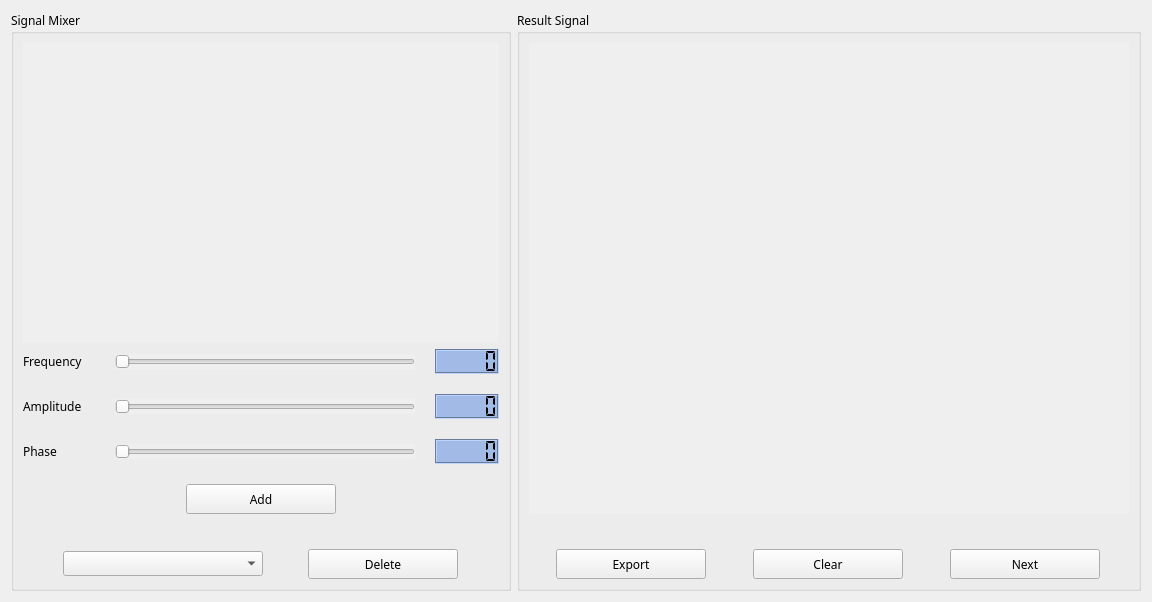
      <widget class="QWidget" name="tab_composer">
       <attribute name="title">
        <string>Composer</string>
       </attribute>
       <layout class="QGridLayout" name="gridLayout_28">
        <item row="0" column="0">
         <layout class="QGridLayout" name="gridLayout_12" columnstretch="2,3">
          <item row="0" column="1">
           <widget class="QGroupBox" name="groupBox_result_signal">
            <property name="maximumSize">
             <size>
              <width>16777215</width>
              <height>16777215</height>
             </size>
            </property>
            <property name="font">
             <font>
              <family>Segoe UI Semibold</family>
              <pointsize>9</pointsize>
             </font>
            </property>
            <property name="autoFillBackground">
             <bool>true</bool>
            </property>
            <property name="title">
             <string>Result Signal</string>
            </property>
            <layout class="QGridLayout" name="gridLayout_7">
             <item row="0" column="0">
              <layout class="QGridLayout" name="gridLayout_6" rowstretch="3,1">
               <property name="verticalSpacing">
                <number>35</number>
               </property>
               <item row="0" column="0">
                <widget class="PlotWidget" name="plotwidget_result" native="true">
                 <property name="sizePolicy">
                  <sizepolicy hsizetype="Preferred" vsizetype="Preferred">
                   <horstretch>0</horstretch>
                   <verstretch>0</verstretch>
                  </sizepolicy>
                 </property>
                 <property name="minimumSize">
                  <size>
                   <width>600</width>
                   <height>300</height>
                  </size>
                 </property>
                 <property name="maximumSize">
                  <size>
                   <width>16777215</width>
                   <height>16777215</height>
                  </size>
                 </property>
                 <property name="font">
                  <font>
                   <family>Segoe UI Semibold</family>
                  </font>
                 </property>
                 <property name="autoFillBackground">
                  <bool>true</bool>
                 </property>
                </widget>
               </item>
               <item row="1" column="0">
                <layout class="QGridLayout" name="gridLayout_5" rowstretch="0" columnstretch="0,0,0">
                 <property name="horizontalSpacing">
                  <number>20</number>
                 </property>
                 <item row="0" column="1">
                  <widget class="QPushButton" name="pushButton_clear">
                   <property name="minimumSize">
                    <size>
                     <width>0</width>
                     <height>30</height>
                    </size>
                   </property>
                   <property name="maximumSize">
                    <size>
                     <width>150</width>
                     <height>16777215</height>
                    </size>
                   </property>
                   <property name="font">
                    <font>
                     <family>Segoe UI Semibold</family>
                     <pointsize>9</pointsize>
                    </font>
                   </property>
                   <property name="cursor">
                    <cursorShape>PointingHandCursor</cursorShape>
                   </property>
                   <property name="toolTip">
                    <string>Clear the result signal</string>
                   </property>
                   <property name="autoFillBackground">
                    <bool>false</bool>
                   </property>
                   <property name="text">
                    <string>Clear</string>
                   </property>
                   <property name="icon">
                    <iconset>
                     <normaloff>DSP/task 2/icons/clear2.png</normaloff>DSP/task 2/icons/clear2.png</iconset>
                   </property>
                   <property name="iconSize">
                    <size>
                     <width>15</width>
                     <height>20</height>
                    </size>
                   </property>
                   <property name="shortcut">
                    <string>Ctrl+L</string>
                   </property>
                  </widget>
                 </item>
                 <item row="0" column="2">
                  <widget class="QPushButton" name="pushButton_next">
                   <property name="minimumSize">
                    <size>
                     <width>0</width>
                     <height>30</height>
                    </size>
                   </property>
                   <property name="maximumSize">
                    <size>
                     <width>150</width>
                     <height>16777215</height>
                    </size>
                   </property>
                   <property name="font">
                    <font>
                     <family>Segoe UI Semibold</family>
                     <pointsize>9</pointsize>
                    </font>
                   </property>
                   <property name="cursor">
                    <cursorShape>PointingHandCursor</cursorShape>
                   </property>
                   <property name="toolTip">
                    <string>Go to the sampler </string>
                   </property>
                   <property name="layoutDirection">
                    <enum>Qt::RightToLeft</enum>
                   </property>
                   <property name="autoFillBackground">
                    <bool>false</bool>
                   </property>
                   <property name="text">
                    <string>Next</string>
                   </property>
                   <property name="icon">
                    <iconset>
                     <normaloff>DSP/task 2/icons/next2.png</normaloff>DSP/task 2/icons/next2.png</iconset>
                   </property>
                   <property name="shortcut">
                    <string>Right</string>
                   </property>
                   <property name="flat">
                    <bool>false</bool>
                   </property>
                  </widget>
                 </item>
                 <item row="0" column="0">
                  <widget class="QPushButton" name="pushButton_export">
                   <property name="minimumSize">
                    <size>
                     <width>0</width>
                     <height>30</height>
                    </size>
                   </property>
                   <property name="maximumSize">
                    <size>
                     <width>150</width>
                     <height>16777215</height>
                    </size>
                   </property>
                   <property name="font">
                    <font>
                     <family>Segoe UI Semibold</family>
                     <pointsize>9</pointsize>
                    </font>
                   </property>
                   <property name="cursor">
                    <cursorShape>PointingHandCursor</cursorShape>
                   </property>
                   <property name="toolTip">
                    <string>Export the result signal to a csv file</string>
                   </property>
                   <property name="autoFillBackground">
                    <bool>false</bool>
                   </property>
                   <property name="text">
                    <string>Export</string>
                   </property>
                   <property name="icon">
                    <iconset>
                     <normaloff>DSP/task 2/icons/export2.png</normaloff>DSP/task 2/icons/export2.png</iconset>
                   </property>
                   <property name="iconSize">
                    <size>
                     <width>25</width>
                     <height>25</height>
                    </size>
                   </property>
                   <property name="shortcut">
                    <string>Ctrl+E</string>
                   </property>
                  </widget>
                 </item>
                </layout>
               </item>
              </layout>
             </item>
            </layout>
           </widget>
          </item>
          <item row="0" column="0">
           <widget class="QGroupBox" name="groupBox_signal_mixer">
            <property name="sizePolicy">
             <sizepolicy hsizetype="Preferred" vsizetype="Preferred">
              <horstretch>0</horstretch>
              <verstretch>0</verstretch>
             </sizepolicy>
            </property>
            <property name="minimumSize">
             <size>
              <width>500</width>
              <height>0</height>
             </size>
            </property>
            <property name="maximumSize">
             <size>
              <width>16777215</width>
              <height>16777215</height>
             </size>
            </property>
            <property name="font">
             <font>
              <family>Segoe UI Semibold</family>
              <pointsize>9</pointsize>
             </font>
            </property>
            <property name="autoFillBackground">
             <bool>true</bool>
            </property>
            <property name="styleSheet">
             <string notr="true"/>
            </property>
            <property name="title">
             <string>Signal Mixer</string>
            </property>
            <layout class="QGridLayout" name="gridLayout_16">
             <item row="0" column="0">
              <layout class="QGridLayout" name="gridLayout_15">
               <item row="0" column="0">
                <widget class="PlotWidget" name="plotwidget_mixer" native="true">
                 <property name="minimumSize">
                  <size>
                   <width>0</width>
                   <height>300</height>
                  </size>
                 </property>
                 <property name="maximumSize">
                  <size>
                   <width>16777215</width>
                   <height>550</height>
                  </size>
                 </property>
                 <property name="font">
                  <font>
                   <family>Segoe UI Semibold</family>
                  </font>
                 </property>
                 <property name="autoFillBackground">
                  <bool>true</bool>
                 </property>
                </widget>
               </item>
               <item row="1" column="0">
                <layout class="QGridLayout" name="gridLayout_8">
                 <property name="horizontalSpacing">
                  <number>7</number>
                 </property>
                 <property name="verticalSpacing">
                  <number>35</number>
                 </property>
                 <item row="0" column="0">
                  <layout class="QGridLayout" name="gridLayout_3">
                   <property name="verticalSpacing">
                    <number>20</number>
                   </property>
                   <item row="0" column="0">
                    <layout class="QGridLayout" name="gridLayout">
                     <property name="verticalSpacing">
                      <number>20</number>
                     </property>
                     <item row="0" column="0">
                      <layout class="QGridLayout" name="gridLayout_9">
                       <property name="horizontalSpacing">
                        <number>20</number>
                       </property>
                       <item row="0" column="1">
                        <widget class="QSlider" name="horizontalSlider_freq">
                         <property name="maximumSize">
                          <size>
                           <width>16777215</width>
                           <height>16777215</height>
                          </size>
                         </property>
                         <property name="cursor">
                          <cursorShape>PointingHandCursor</cursorShape>
                         </property>
                         <property name="toolTip">
                          <string>Frequency</string>
                         </property>
                         <property name="autoFillBackground">
                          <bool>true</bool>
                         </property>
                         <property name="orientation">
                          <enum>Qt::Horizontal</enum>
                         </property>
                        </widget>
                       </item>
                       <item row="0" column="2">
                        <widget class="QLCDNumber" name="lcdNumber_freq">
                         <property name="minimumSize">
                          <size>
                           <width>0</width>
                           <height>25</height>
                          </size>
                         </property>
                         <property name="maximumSize">
                          <size>
                           <width>16777215</width>
                           <height>16777215</height>
                          </size>
                         </property>
                         <property name="toolTip">
                          <string>Frequency</string>
                         </property>
                         <property name="styleSheet">
                          <string notr="true">
background-color: rgb(161, 186, 230);
</string>
                         </property>
                         <property name="frameShadow">
                          <enum>QFrame::Sunken</enum>
                         </property>
                         <property name="smallDecimalPoint">
                          <bool>false</bool>
                         </property>
                         <property name="segmentStyle">
                          <enum>QLCDNumber::Flat</enum>
                         </property>
                        </widget>
                       </item>
                       <item row="0" column="0">
                        <widget class="QLabel" name="label_freq">
                         <property name="minimumSize">
                          <size>
                           <width>72</width>
                           <height>0</height>
                          </size>
                         </property>
                         <property name="font">
                          <font>
                           <family>Segoe UI Semibold</family>
                           <pointsize>9</pointsize>
                          </font>
                         </property>
                         <property name="toolTip">
                          <string>Frequency</string>
                         </property>
                         <property name="text">
                          <string>Frequency</string>
                         </property>
                        </widget>
                       </item>
                      </layout>
                     </item>
                     <item row="1" column="0">
                      <layout class="QGridLayout" name="gridLayout_10">
                       <property name="horizontalSpacing">
                        <number>20</number>
                       </property>
                       <item row="0" column="0">
                        <widget class="QLabel" name="label_amplitude">
                         <property name="minimumSize">
                          <size>
                           <width>72</width>
                           <height>0</height>
                          </size>
                         </property>
                         <property name="font">
                          <font>
                           <family>Segoe UI Semibold</family>
                           <pointsize>9</pointsize>
                          </font>
                         </property>
                         <property name="toolTip">
                          <string>Amplitude</string>
                         </property>
                         <property name="text">
                          <string>Amplitude</string>
                         </property>
                        </widget>
                       </item>
                       <item row="0" column="2">
                        <widget class="QLCDNumber" name="lcdNumber_amplitude">
                         <property name="minimumSize">
                          <size>
                           <width>0</width>
                           <height>25</height>
                          </size>
                         </property>
                         <property name="maximumSize">
                          <size>
                           <width>16777215</width>
                           <height>16777215</height>
                          </size>
                         </property>
                         <property name="toolTip">
                          <string>Amplitude</string>
                         </property>
                         <property name="autoFillBackground">
                          <bool>false</bool>
                         </property>
                         <property name="styleSheet">
                          <string notr="true">background-color: rgb(161, 186, 230);
color: rgb(0, 0, 0);</string>
                         </property>
                         <property name="frameShadow">
                          <enum>QFrame::Sunken</enum>
                         </property>
                         <property name="lineWidth">
                          <number>1</number>
                         </property>
                         <property name="segmentStyle">
                          <enum>QLCDNumber::Flat</enum>
                         </property>
                        </widget>
                       </item>
                       <item row="0" column="1">
                        <widget class="QSlider" name="horizontalSlider_amplitude">
                         <property name="maximumSize">
                          <size>
                           <width>16777215</width>
                           <height>16777215</height>
                          </size>
                         </property>
                         <property name="cursor">
                          <cursorShape>PointingHandCursor</cursorShape>
                         </property>
                         <property name="toolTip">
                          <string>Amplitude</string>
                         </property>
                         <property name="autoFillBackground">
                          <bool>true</bool>
                         </property>
                         <property name="orientation">
                          <enum>Qt::Horizontal</enum>
                         </property>
                        </widget>
                       </item>
                      </layout>
                     </item>
                     <item row="2" column="0">
                      <layout class="QGridLayout" name="gridLayout_11">
                       <property name="horizontalSpacing">
                        <number>20</number>
                       </property>
                       <item row="0" column="1">
                        <widget class="QSlider" name="horizontalSlider_phase">
                         <property name="maximumSize">
                          <size>
                           <width>16777215</width>
                           <height>16777215</height>
                          </size>
                         </property>
                         <property name="cursor">
                          <cursorShape>PointingHandCursor</cursorShape>
                         </property>
                         <property name="toolTip">
                          <string>Phase</string>
                         </property>
                         <property name="autoFillBackground">
                          <bool>true</bool>
                         </property>
                         <property name="orientation">
                          <enum>Qt::Horizontal</enum>
                         </property>
                        </widget>
                       </item>
                       <item row="0" column="2">
                        <widget class="QLCDNumber" name="lcdNumber_phase">
                         <property name="minimumSize">
                          <size>
                           <width>0</width>
                           <height>25</height>
                          </size>
                         </property>
                         <property name="maximumSize">
                          <size>
                           <width>16777215</width>
                           <height>16777215</height>
                          </size>
                         </property>
                         <property name="toolTip">
                          <string>Phase</string>
                         </property>
                         <property name="styleSheet">
                          <string notr="true">background-color: rgb(161, 186, 230);
</string>
                         </property>
                         <property name="frameShadow">
                          <enum>QFrame::Sunken</enum>
                         </property>
                         <property name="smallDecimalPoint">
                          <bool>false</bool>
                         </property>
                         <property name="segmentStyle">
                          <enum>QLCDNumber::Flat</enum>
                         </property>
                        </widget>
                       </item>
                       <item row="0" column="0">
                        <widget class="QLabel" name="label_phase">
                         <property name="minimumSize">
                          <size>
                           <width>72</width>
                           <height>0</height>
                          </size>
                         </property>
                         <property name="font">
                          <font>
                           <family>Segoe UI Semibold</family>
                           <pointsize>9</pointsize>
                          </font>
                         </property>
                         <property name="toolTip">
                          <string>Phase</string>
                         </property>
                         <property name="text">
                          <string>Phase</string>
                         </property>
                        </widget>
                       </item>
                      </layout>
                     </item>
                    </layout>
                   </item>
                   <item row="1" column="0">
                    <layout class="QGridLayout" name="gridLayout_2">
                     <item row="0" column="0">
                      <spacer name="horizontalSpacer_2">
                       <property name="orientation">
                        <enum>Qt::Horizontal</enum>
                       </property>
                       <property name="sizeHint" stdset="0">
                        <size>
                         <width>40</width>
                         <height>20</height>
                        </size>
                       </property>
                      </spacer>
                     </item>
                     <item row="0" column="1">
                      <widget class="QPushButton" name="pushButton_add">
                       <property name="minimumSize">
                        <size>
                         <width>150</width>
                         <height>30</height>
                        </size>
                       </property>
                       <property name="maximumSize">
                        <size>
                         <width>300</width>
                         <height>16777215</height>
                        </size>
                       </property>
                       <property name="font">
                        <font>
                         <family>Segoe UI Semibold</family>
                         <pointsize>9</pointsize>
                         <stylestrategy>PreferDefault</stylestrategy>
                        </font>
                       </property>
                       <property name="cursor">
                        <cursorShape>PointingHandCursor</cursorShape>
                       </property>
                       <property name="toolTip">
                        <string>Add this signal to the result signal</string>
                       </property>
                       <property name="layoutDirection">
                        <enum>Qt::LeftToRight</enum>
                       </property>
                       <property name="autoFillBackground">
                        <bool>false</bool>
                       </property>
                       <property name="styleSheet">
                        <string notr="true"/>
                       </property>
                       <property name="text">
                        <string>Add</string>
                       </property>
                       <property name="icon">
                        <iconset>
                         <normaloff>DSP/task 2/icons/add.png</normaloff>DSP/task 2/icons/add.png</iconset>
                       </property>
                       <property name="shortcut">
                        <string>Return</string>
                       </property>
                       <property name="autoDefault">
                        <bool>false</bool>
                       </property>
                       <property name="default">
                        <bool>false</bool>
                       </property>
                       <property name="flat">
                        <bool>false</bool>
                       </property>
                      </widget>
                     </item>
                     <item row="0" column="2">
                      <spacer name="horizontalSpacer">
                       <property name="orientation">
                        <enum>Qt::Horizontal</enum>
                       </property>
                       <property name="sizeHint" stdset="0">
                        <size>
                         <width>40</width>
                         <height>20</height>
                        </size>
                       </property>
                      </spacer>
                     </item>
                    </layout>
                   </item>
                  </layout>
                 </item>
                 <item row="1" column="0">
                  <layout class="QGridLayout" name="gridLayout_4">
                   <property name="horizontalSpacing">
                    <number>5</number>
                   </property>
                   <property name="verticalSpacing">
                    <number>7</number>
                   </property>
                   <item row="0" column="0">
                    <widget class="QComboBox" name="comboBox_signals">
                     <property name="minimumSize">
                      <size>
                       <width>0</width>
                       <height>25</height>
                      </size>
                     </property>
                     <property name="maximumSize">
                      <size>
                       <width>200</width>
                       <height>25</height>
                      </size>
                     </property>
                     <property name="font">
                      <font>
                       <family>Segoe UI Semibold</family>
                       <pointsize>9</pointsize>
                      </font>
                     </property>
                     <property name="cursor">
                      <cursorShape>PointingHandCursor</cursorShape>
                     </property>
                     <property name="toolTip">
                      <string>Choose a signal</string>
                     </property>
                     <property name="autoFillBackground">
                      <bool>false</bool>
                     </property>
                    </widget>
                   </item>
                   <item row="0" column="1">
                    <widget class="QPushButton" name="pushButton_delete">
                     <property name="minimumSize">
                      <size>
                       <width>0</width>
                       <height>30</height>
                      </size>
                     </property>
                     <property name="maximumSize">
                      <size>
                       <width>150</width>
                       <height>16777215</height>
                      </size>
                     </property>
                     <property name="font">
                      <font>
                       <family>Segoe UI Semibold</family>
                       <pointsize>9</pointsize>
                      </font>
                     </property>
                     <property name="cursor">
                      <cursorShape>PointingHandCursor</cursorShape>
                     </property>
                     <property name="toolTip">
                      <string>Delete this signal</string>
                     </property>
                     <property name="autoFillBackground">
                      <bool>false</bool>
                     </property>
                     <property name="text">
                      <string>Delete</string>
                     </property>
                     <property name="icon">
                      <iconset>
                       <normaloff>DSP/task 2/icons/delete.png</normaloff>DSP/task 2/icons/delete.png</iconset>
                     </property>
                     <property name="shortcut">
                      <string>Ctrl+Del</string>
                     </property>
                    </widget>
                   </item>
                  </layout>
                 </item>
                </layout>
               </item>
              </layout>
             </item>
            </layout>
           </widget>
          </item>
         </layout>
        </item>
       </layout>
      </widget>
